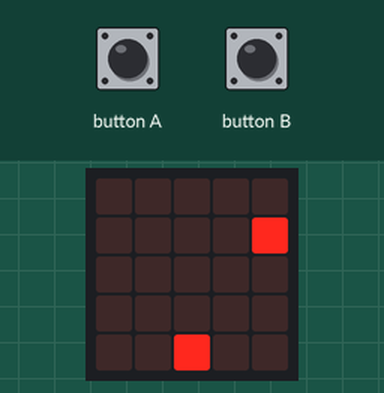
A program run on a simulated BBC micro:bit (MakeCode). Parts: the board's 5×5 LED display. The inputs (shaded band) are chosen by the test bench. Random numbers come from a fixed seed; the run ends where the board's game-over animation would start. At 2.2 s the program stops and its outputs stay as they are.

Above: at 1.2 s.
1.3 s: button A pressed for 0.15 s
At 1.98 s:
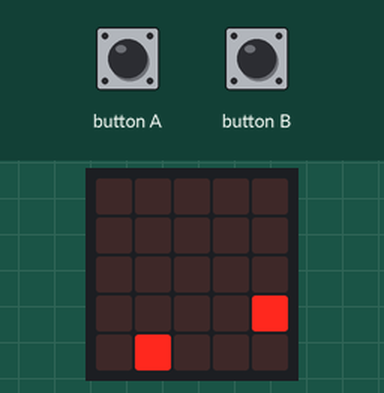
At 2.7 s:
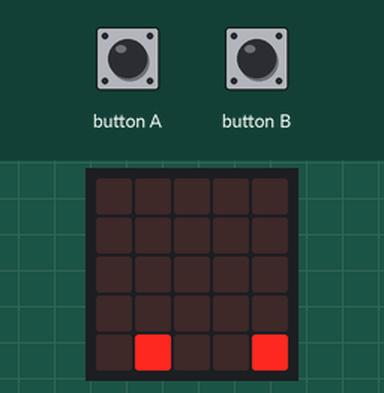
Timing chart, 0 to 3.7 s (numbered marks = the images above; inputs shaded):
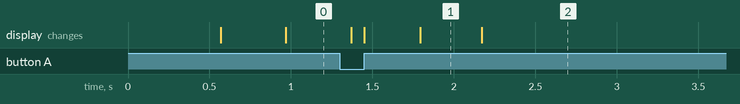

The program:

main.ts
```typescript
input.onButtonPressed(Button.A, function () {
    Jokalaria.move(-1)
})
input.onButtonPressed(Button.B, function () {
    Jokalaria.move(1)
})
let Pilota: game.LedSprite = null
let Jokalaria: game.LedSprite = null
Jokalaria = game.createSprite(2, 4)
basic.forever(function () {
    basic.pause(randint(500, 1000))
    Pilota = game.createSprite(randint(0, 4), 0)
    for (let index = 0; index < 4; index++) {
        basic.pause(400)
        Pilota.change(LedSpriteProperty.Y, 1)
    }
    if (Pilota.get(LedSpriteProperty.Y) == 4) {
        if (Jokalaria.isTouching(Pilota)) {
            game.addScore(1)
            Pilota.delete()
        } else {
            game.gameOver()
        }
    }
})
```

test.ts
```typescript
// aquí va el archivo "tests"; esto no se compilará cuando este paquete se utilice como una extensión.
```
